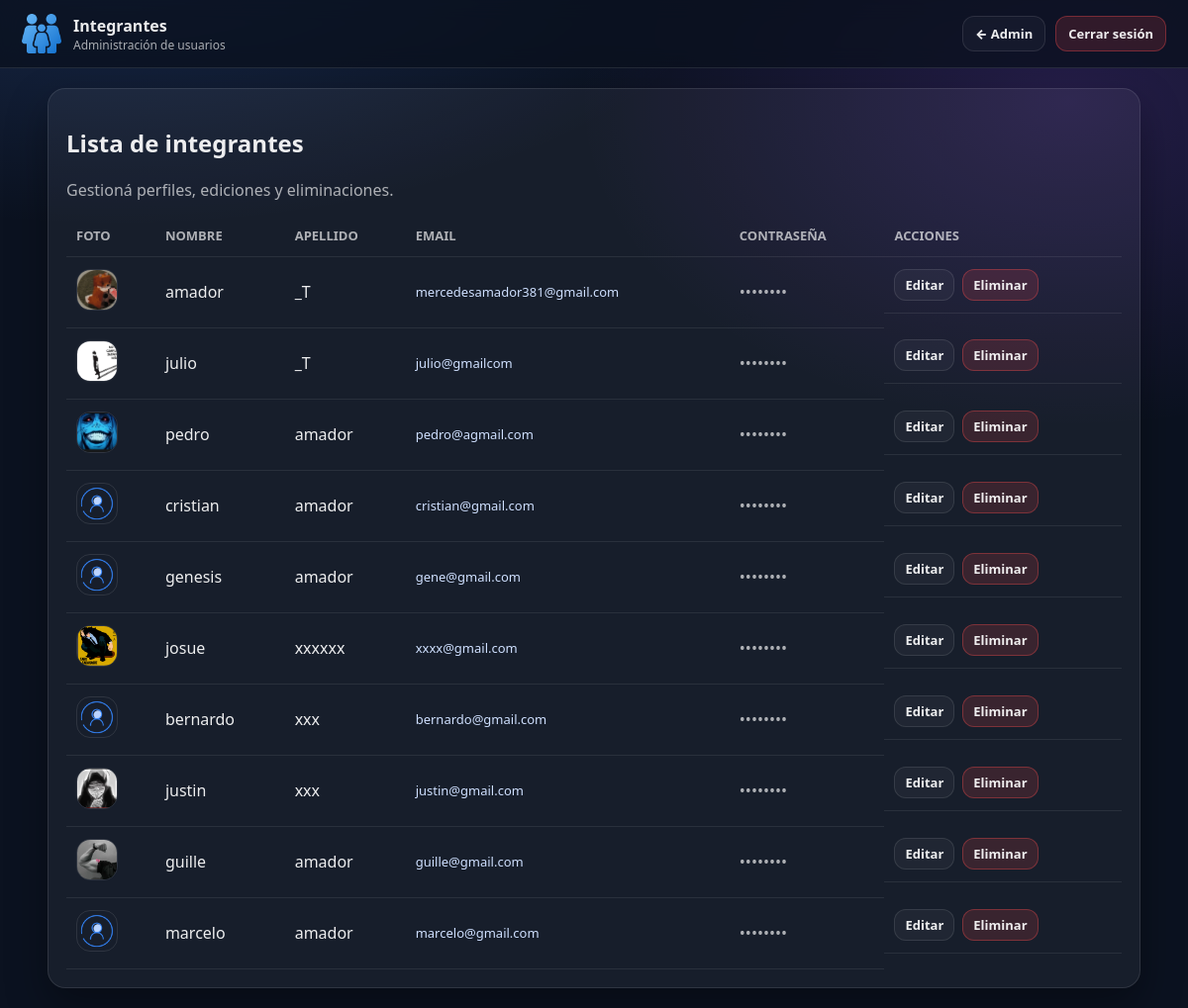
Screenshot of /members (signed in) with the database file from the repository.
### tables this page shows
CREATE TABLE users (
    id INTEGER PRIMARY KEY AUTOINCREMENT,
    nombre TEXT NOT NULL,
    apellido TEXT NOT NULL,
    email TEXT UNIQUE NOT NULL,
    password TEXT NOT NULL,
    fecha_nac TEXT,
    municipio TEXT,
    pais TEXT,
    foto TEXT
, telefono TEXT, direccion TEXT, estado_civil TEXT, bio TEXT, activo INTEGER DEFAULT 0);

### blueprints/admin.py (the view)
@admin_bp.route("/members")
def members():
    if "user_id" not in session:
        return redirect("/login")
    with get_db() as conn:
        c = conn.cursor()
        c.execute("SELECT id, nombre, apellido, email, password, foto FROM users WHERE email != 'jhos@admin.com'")
        integrantes = c.fetchall()
    return render_template("members.html", integrantes=integrantes)

### db.py (called while the page is built)
def get_db():
    return sqlite3.connect(DB_PATH, timeout=20)

### templates/members.html (shortened to what this page needs)
<!DOCTYPE html>
<html lang="es">
<head>
  <link rel="stylesheet" href="{{ url_for('static', filename='members.css') }}">
</head>
<body>
  <header class="topbar">
    <div class="brand">
      <img src="/static/login.png" class="brand-logo" alt="Logo">
      <div class="brand-text">
        <div class="brand-title">Integrantes</div>
        <div class="brand-sub">Administración de usuarios</div>
      </div>
    </div>
    <div class="top-actions">
      <a href="/admin_home" class="btn ghost">← Admin</a>
      <a href="/logout" class="btn danger">Cerrar sesión</a>
    </div>
  </header>
  <main class="page">
    <section class="card">
      <h1>Lista de integrantes</h1>
      <p class="subtitle">Gestioná perfiles, ediciones y eliminaciones.</p>
      <div class="table-wrap">
        <table class="members-table">
          <thead>
            <tr>
              <th>Foto</th>
              <th>Nombre</th>
              <th>Apellido</th>
              <th>Email</th>
              <th>Contraseña</th>
              <th>Acciones</th>
            </tr>
          </thead>
          <tbody>
            {% for i in integrantes %}
            <tr>
              <td>
                {% if i[5] %}
                  <img src="/{{ i[5].replace('\\','/') }}" class="avatar">
                {% else %}
                  <img src="/static/default_user.png" class="avatar">
                {% endif %}
              </td>
              <td>{{ i[1] }}</td>
              <td>{{ i[2] }}</td>
              <td class="email">{{ i[3] }}</td>
              <td class="password">••••••••</td>
              <td class="actions">
                <a href="/edit_member/{{ i[0] }}" class="btn small">Editar</a>
                <a href="/delete_member/{{ i[0] }}"
                   class="btn danger small"
                   onclick="return confirm('¿Seguro que quieres eliminar este integrante?')">
                  Eliminar
                </a>
              </td>
            </tr>
            {% endfor %}
          </tbody>
        </table>
      </div>
    </section>
  </main>
</body>
</html>

### static/members.css (style rules this page uses)
:root { --bg:#0b1220; --border:rgba(255,255,255,.10); --text:rgba(255,255,255,.92); --muted:rgba(255,255,255,.65); --accent:#4f8cff; --danger:#ff4d4d; --shadow:0 18px 40px rgba(0,0,0,.35); --radius:18px; }
* { box-sizing:border-box; }
body { margin:0; font-family: system-ui, -apple-system, Segoe UI, Roboto, Arial; background: radial-gradient(1200px 600px at 10% -10%, rgba(79,140,255,.22), transparent 55%), radial-gradient(900px 600px at 90% 10%, rgba(153,79,255,.18), transparent 55%), var(--bg); color:var(--text); }
.topbar { display:flex; justify-content:space-between; align-items:center; padding:14px 22px; background:rgba(10,16,30,.75); backdrop-filter:blur(10px); border-bottom:1px solid var(--border); }
.brand { display:flex; align-items:center; gap:12px; }
.brand-logo { width:40px; height:40px; object-fit:contain; }
.brand-title { font-weight:900; }
.brand-sub { font-size:12px; color:var(--muted); }
.top-actions { display:flex; gap:10px; }
.btn { padding:8px 12px; border-radius:12px; border:1px solid var(--border); background:rgba(255,255,255,.04); color:var(--text); text-decoration:none; font-weight:900; font-size:13px; }
.btn.small { padding:6px 10px; }
.btn.ghost { background:rgba(255,255,255,.03); }
.btn.danger { background:rgba(255,77,77,.15); border-color:rgba(255,77,77,.35); }
.page { width:min(1200px,92vw); margin:20px auto; }
.card { padding:18px; border-radius:var(--radius); border:1px solid var(--border); background:rgba(255,255,255,.05); box-shadow:var(--shadow); }
.subtitle { margin:6px 0 14px; color:var(--muted); }
.table-wrap { overflow-x:auto; }
.members-table { width:100%; border-collapse:collapse; min-width:800px; }
.members-table th, .members-table td { padding:12px 10px; border-bottom:1px solid rgba(255,255,255,.08); text-align:left; }
.members-table th { font-size:13px; text-transform:uppercase; color:var(--muted); }
.avatar { width:42px; height:42px; border-radius:14px; object-fit:cover; border:1px solid var(--border); }
.email { font-size:13px; color:#cfe0ff; }
.password { color:var(--muted); }
.actions { display:flex; gap:8px; flex-wrap:wrap; }

### rows the page displays
users: foto (picture), nombre "amador", apellido "_T", email "mercedesamador381@gmail.com"
users: shows a picture, nombre "julio", apellido "_T", email "julio@gmailcom"
users: shows a picture, nombre "pedro", apellido "amador", email "pedro@agmail.com"
users: nombre "cristian", apellido "amador", email "cristian@gmail.com"
users: nombre "genesis", apellido "amador", email "gene@gmail.com"
users: shows a picture, nombre "josue", apellido "xxxxxx", email "xxxx@gmail.com"
users: nombre "bernardo", apellido "xxx", email "bernardo@gmail.com"
users: shows a picture, nombre "justin", apellido "xxx", email "justin@gmail.com"
users: shows a picture, nombre "guille", apellido "amador", email "guille@gmail.com"
users: nombre "marcelo", apellido "amador", email "marcelo@gmail.com"
